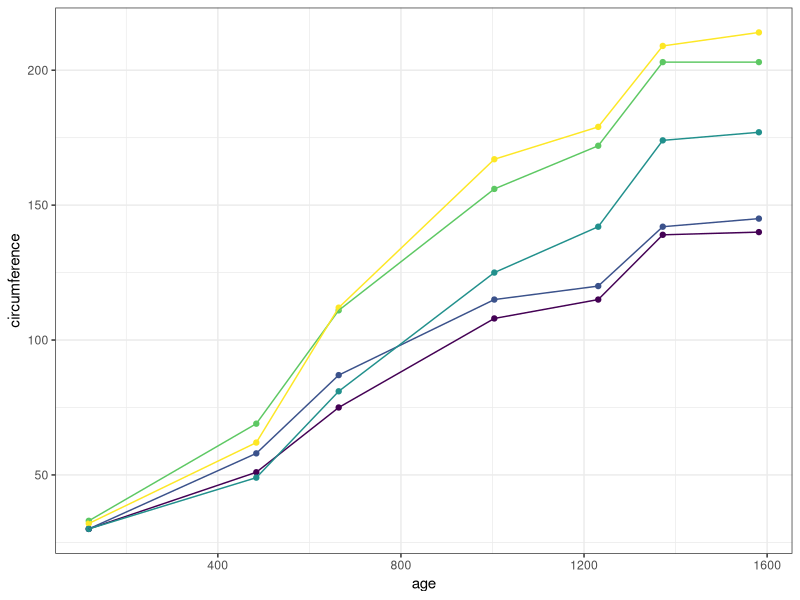

Reproduce this figure in R.
## ---- chunk 1
library(ggplot2)
oplot <- ggplot(Orange, aes(x = age, 
                   y = circumference, 
                   colour = Tree)) +
  geom_point() +
  geom_line() +
  guides(colour = FALSE) +
  theme_bw()
oplot
